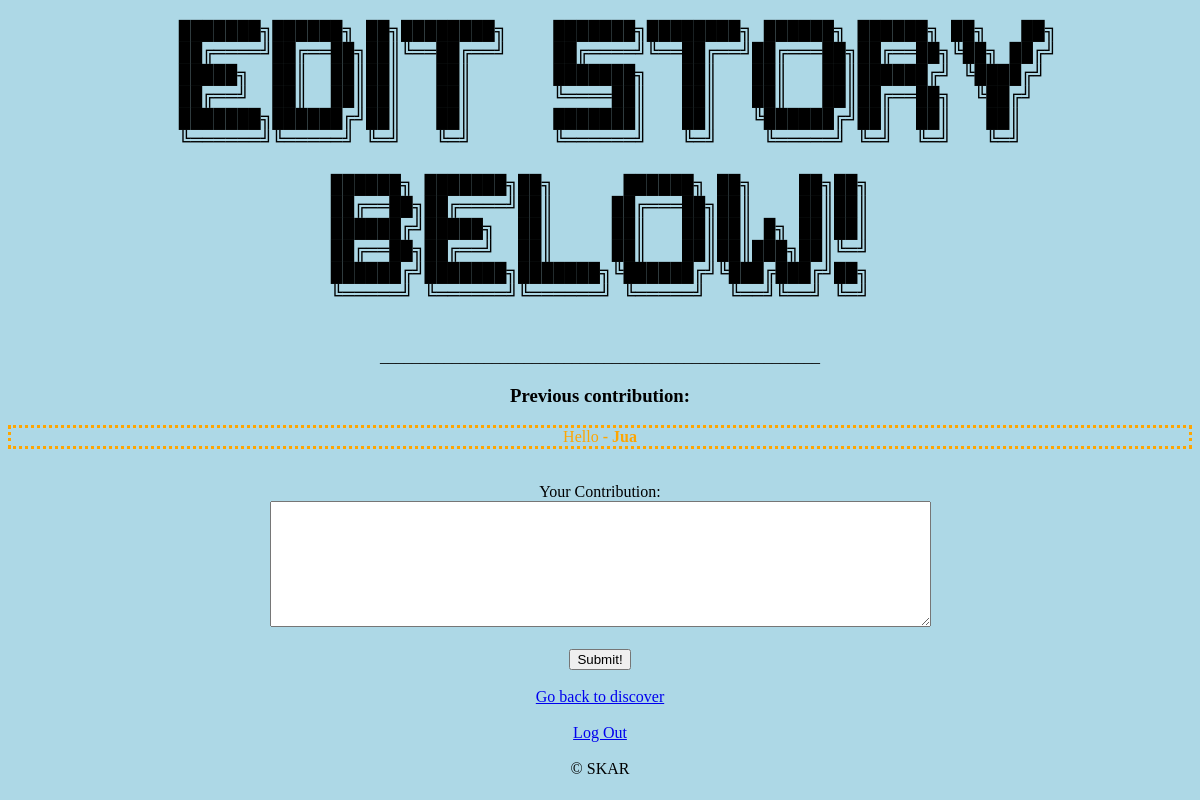
/edit?story=123 (signed in), run on an earlier commit of the app's database.
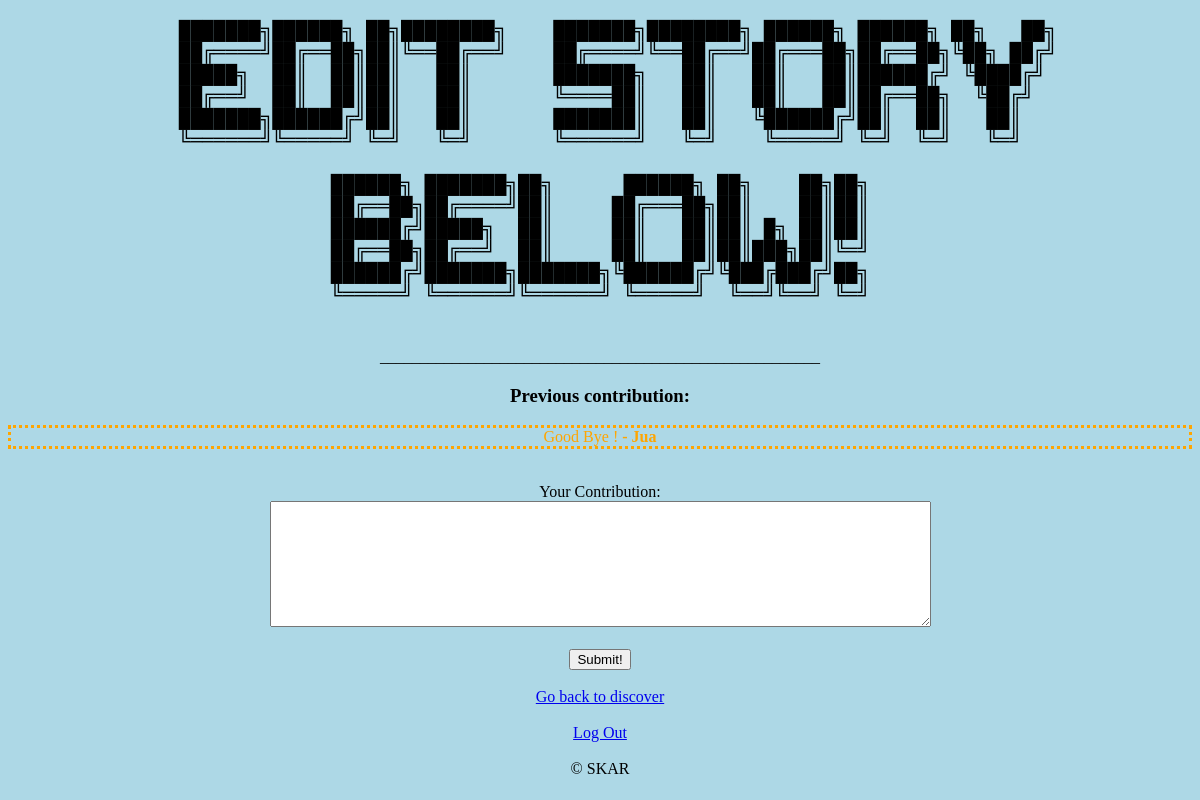
And on a later commit of the database.
### tables this page shows
CREATE TABLE stories(name TEXT, username TEXT, contrib TEXT);

### app.py (the view)
@app.route('/edit')
def edit():
    storyname = ''
    try:
        storyname = request.args['story']
    except:
        return redirect("/discover")
    if 'user' in session:
        if not storyname in story.getStories(session['user']):
            storycontent = story.getLast(storyname)[0]
        else: return redirect('/profile')
    else:
        return redirect('/')
    if not storyname in story.getAll():
        return redirect("/discover")
    return render_template('edit.html', story_title = storyname, story = storycontent, contributor = story.getAuthor(storyname))

### util/story.py (called while the page is built)
def getAll():
    db = sqlite3.connect("data/info.db")
    c = db.cursor()
    c.execute("SELECT name FROM stories")
    everything = c.fetchall()
    output = set()
    for i in everything:
        output.add(i[0])
    db.close()
    return(output)

def getStories(username):
    db = sqlite3.connect("data/info.db")
    c = db.cursor()
    c.execute("SELECT name FROM stories WHERE username = ?", (username,))
    rows = c.fetchall()
    output = set()
    for i in rows:
        output.add(i[0])
    db.close()
    return(output)

def getLast(storyname):
    db = sqlite3.connect("data/info.db")
    c = db.cursor()
    for i in c.execute("SELECT contrib FROM stories WHERE name = ? ORDER BY ROWID DESC LIMIT 1;",(storyname,)):
        db.close()
        return [i[0]]
    else:
        db.close()
        return ["Story does not exist"]

def getAuthor(storyname):
    db = sqlite3.connect("data/info.db")
    c = db.cursor()
    for i in c.execute("SELECT username FROM stories WHERE name = ? ORDER BY ROWID LIMIT 1;",(storyname,)):
        db.close()
        return i[0]
    else:
        db.close()
        return "No author"

### templates/edit.html (shortened to what this page needs)
{% extends 'basetemplate.html' %}
{% block body %}
    <center>
        <h2>
            <pre>
   ███████╗██████╗ ██╗████████╗    ███████╗████████╗ ██████╗ ██████╗ ██╗   ██╗
   ██╔════╝██╔══██╗██║╚══██╔══╝    ██╔════╝╚══██╔══╝██╔═══██╗██╔══██╗╚██╗ ██╔╝
  █████╗  ██║  ██║██║   ██║       ███████╗   ██║   ██║   ██║██████╔╝ ╚████╔╝
 ██╔══╝  ██║  ██║██║   ██║       ╚════██║   ██║   ██║   ██║██╔══██╗  ╚██╔╝
███████╗██████╔╝██║   ██║       ███████║   ██║   ╚██████╔╝██║  ██║   ██║
╚══════╝╚═════╝ ╚═╝   ╚═╝       ╚══════╝   ╚═╝    ╚═════╝ ╚═╝  ╚═╝   ╚═╝
██████╗ ███████╗██╗      ██████╗ ██╗    ██╗██╗
██╔══██╗██╔════╝██║     ██╔═══██╗██║    ██║██║
██████╔╝█████╗  ██║     ██║   ██║██║ █╗ ██║██║
██╔══██╗██╔══╝  ██║     ██║   ██║██║███╗██║╚═╝
██████╔╝███████╗███████╗╚██████╔╝╚███╔███╔╝██╗
╚═════╝ ╚══════╝╚══════╝ ╚═════╝  ╚══╝╚══╝ ╚═╝
            </pre>
        </h2>
        _______________________________________________________
        <form action="/editchanges?story={{ story_title }}" method = "POST">
            <h3>Previous contribution: </h3>
            <p>
                {{ story|safe }} <b>- {{ contributor }}</b>
            </p>
            <br>
            Your Contribution:
            <br>
            <textarea name="story_content" rows="8" cols="80" required></textarea>
            <br><br>
            <input type="submit" value="Submit!">
        </form>
        <br>
        <a href="/discover">Go back to discover</a>
        <br><br>
    </center>
{% endblock %}

What changed in the data, as far as the page shows it:
added stories: contrib "Good Bye !"
Also different on the page:
{{ story|safe }}: "Hello" → "Good Bye !"
